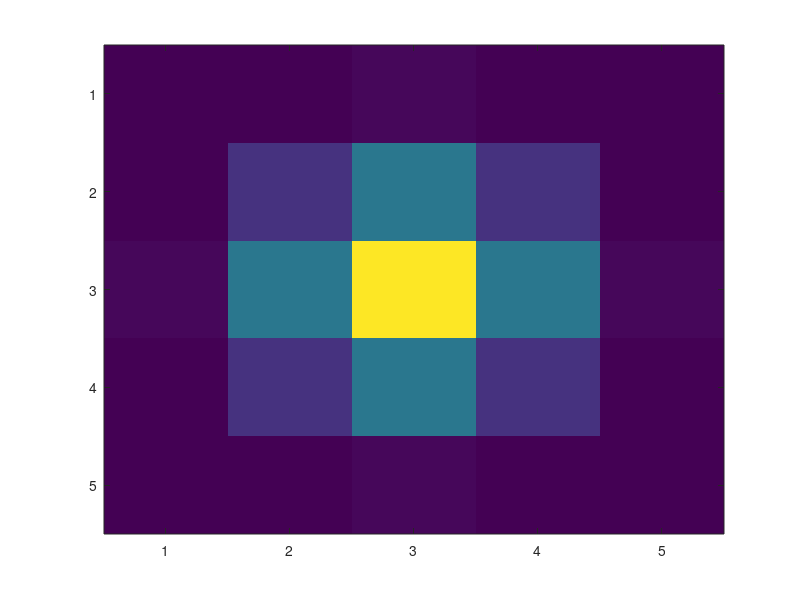
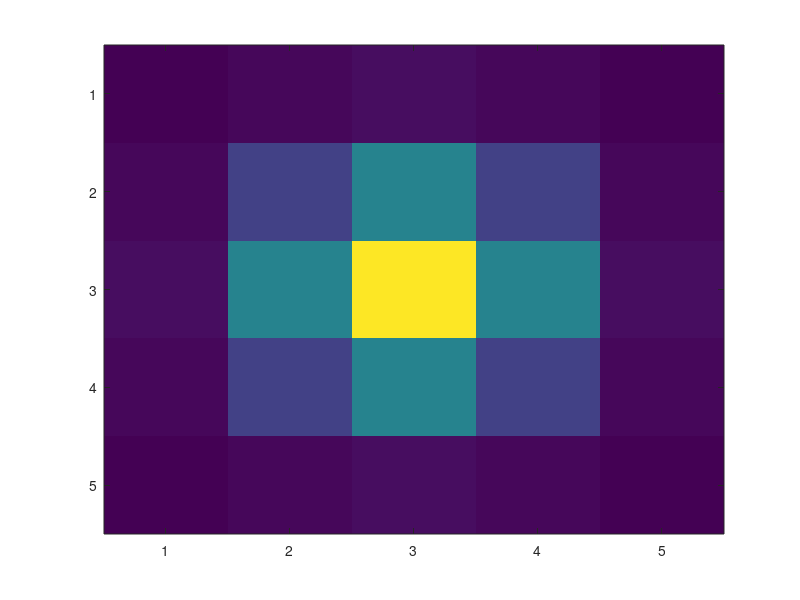
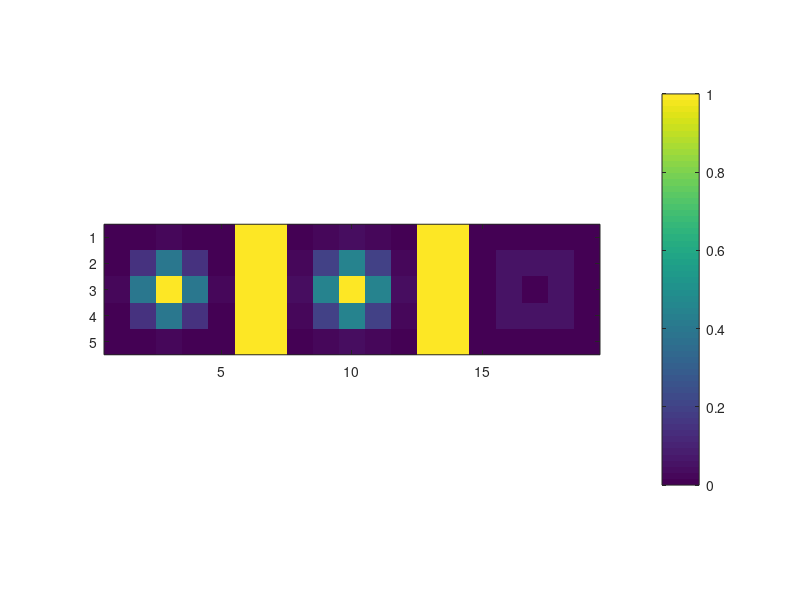
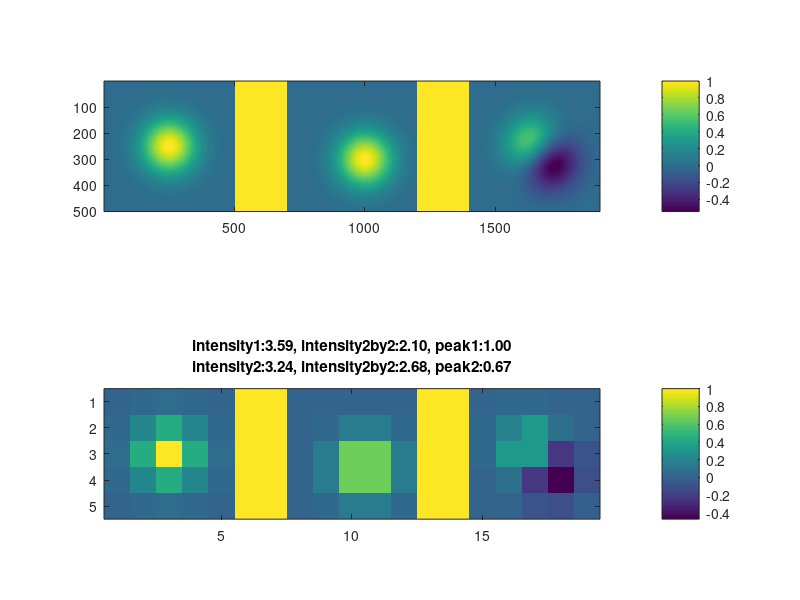

Source code (MATLAB) for these figures, in order:
% tests errors due to pixelation
clear
close all
xNorm = 40/100; yNorm = 40/100;
xNorm = 35/100;yNorm = 35/100;
xNorm = 50/100;yNorm = 50/100;

k = 1;
m = 5*k; n = 5*k; 
[X,Y]=meshgrid(1:n,1:m);%your x-y coordinates
x(:,1)=X(:); % x= first column
x(:,2)=Y(:); % y= second column
sg0 = 0.73; %[px] sg = 0.73nm (FWHM=183nm)


fun1 = @(c,x) c(1)+c(2)*exp(-((x(:,1)-c(3))/c(4)/sqrt(2)).^2-((x(:,2)-c(5))/c(6)/sqrt(2)).^2);
sg = sg0*k;
cx = m*xNorm+0.5;
cy = n*yNorm+0.5;
cc = double([0 1 cx sg cy sg]); %start-guess here

gaus = fun1(cc,x);
gaus = reshape(gaus,m,n);
gaus = gaus/max(gaus(:));

figure(1)
imagesc(gaus)


%%
clear x
k = 100;
m = 5*k; n = 5*k; 
[X,Y]=meshgrid(1:n,1:m);%your x-y coordinates
x(:,1)=X(:); % x= first column
x(:,2)=Y(:); % y= second 
fun1 = @(c,x) c(1)+c(2)*exp(-((x(:,1)-c(3))/c(4)/sqrt(2)).^2-((x(:,2)-c(5))/c(6)/sqrt(2)).^2);


%% change position here
xNorm(1) = 50/100;yNorm(1) = 50/100;
xNorm(2) = 55/100;yNorm(2) = 50/100;
xNorm(2) = 60/100;yNorm(2) = 50/100;
xNorm(2) = 60/100;yNorm(2) = 60/100;

%% gaussians
SNR = 2;
SNR = inf;
for r = 1:2
    sg = sg0*k;
    cx = m*xNorm(r)+0.5;
    cy = n*yNorm(r)+0.5;
    cc = double([0 1 cx sg cy sg]); %start-guess here

    gausHR_ = fun1(cc,x);
    gausHR(:,:,r) = reshape(gausHR_,m,n);
    gausHR(:,:,r) = gausHR(:,:,r)/max(max(gausHR(:,:,r)));

    %% integrate
    for i = 1:m/k
        for j = 1:n/k
            xx = (i-1)*k+1;
            yy = (j-1)*k+1;
            GAUS(j,i,r) = sum(sum(gausHR(yy:yy+k-1,xx:xx+k-1,r)));
        end
    end
end
    GAUS = GAUS/max(GAUS(:));
    GAUS = GAUS + 1/SNR;

figure(3)
imagesc(GAUS(:,:,1))

figure(4)
imagesc([gaus  ones(5,2) GAUS(:,:,1) ones(5,2) GAUS(:,:,1)-gaus]);
axis image
colorbar

sumInt1 = sum(sum(GAUS(2:4,2:4,1)));
sumInt2 = sum(sum(GAUS(2:4,2:4,2)));

peakInt1 = max(max(GAUS(2:4,2:4,1)));
peakInt2 = max(max(GAUS(2:4,2:4,2)));

sumInt2by2_1 = sum(sum(GAUS(3:4,3:4,1)));
sumInt2by2_2 = sum(sum(GAUS(3:4,3:4,2)));

figure(5)
subplot(2,1,1)
imagesc( [gausHR(:,:,1) ones(m,2*k) gausHR(:,:,2) ones(m,2*k) gausHR(:,:,1)-gausHR(:,:,2)]);
axis image
colorbar
subplot(2,1,2)
imagesc( [GAUS(:,:,1) ones(5,2) GAUS(:,:,2) ones(5,2) GAUS(:,:,1)-GAUS(:,:,2)]);
title([sprintf('intensity1:%.02f, intensity2by2:%.02f, peak1:%.02f',sumInt1,sumInt2by2_1,peakInt1);...
    sprintf('intensity2:%.02f, intensity2by2:%.02f, peak2:%.02f',sumInt2,sumInt2by2_2,peakInt2)])
axis image
colorbar


%% results
display('in case the peak intensity is spread to four pixels total intensity in 3by3 is 9.75% lower, peak int. is 1/3 lower')
display('due to possible neighbouring spots in tw0 pixels distance only only peak intensity should be used as the starting guess')